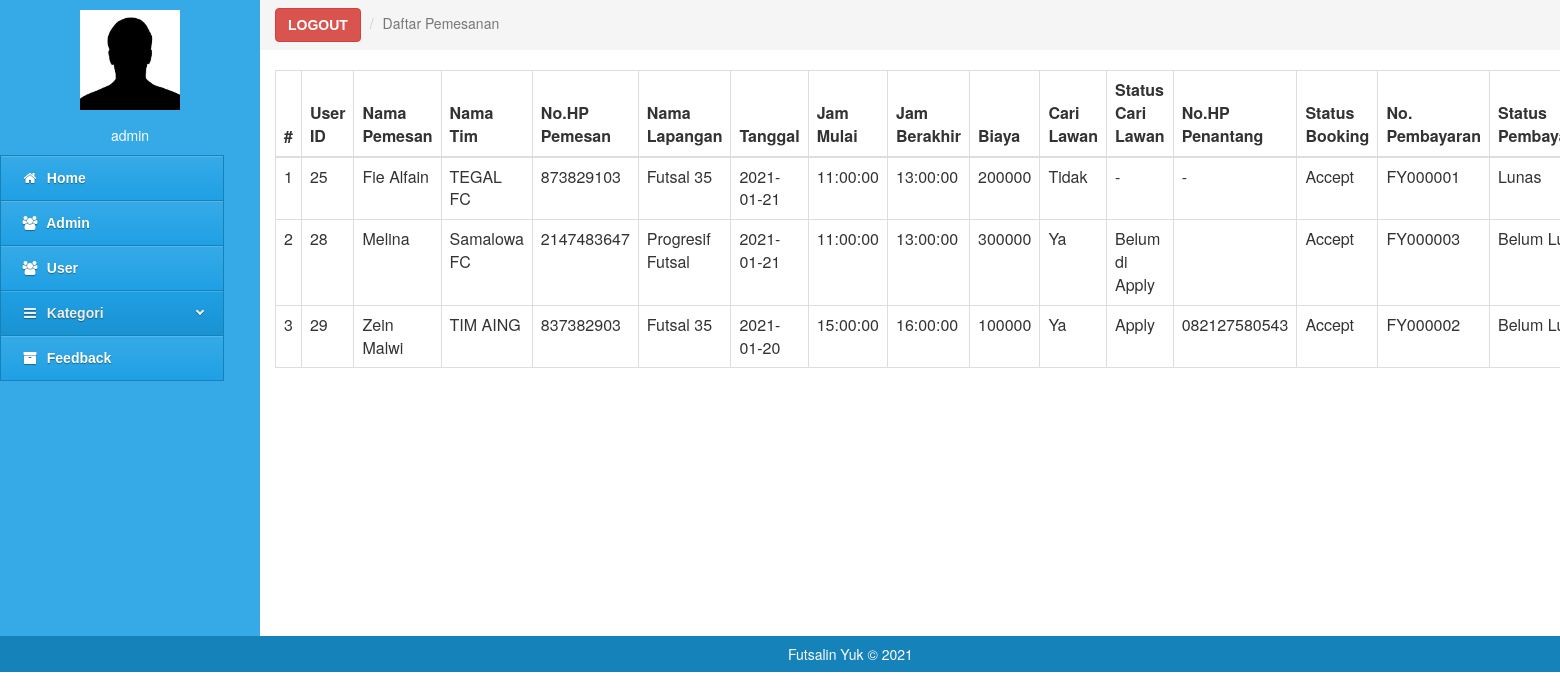
Page /admin-tool/daftarpemesanan.php (signed in) on the committed database.
### tables this page shows
CREATE TABLE `orders` (
  `id` int(11) NOT NULL,
  `user_id` int(100) NOT NULL,
  `nama_pemesan` varchar(255) DEFAULT NULL,
  `nama_tim` varchar(250) DEFAULT NULL,
  `no_pemesan` varchar(200) DEFAULT NULL,
  `nama_lapangan` varchar(255) DEFAULT NULL,
  `alamat_lapangan` text DEFAULT NULL,
  `tanggal` date DEFAULT NULL,
  `jam_mulai` time DEFAULT NULL,
  `jam_berakhir` time DEFAULT NULL,
  `carilawan` varchar(200) DEFAULT NULL,
  `biaya` int(11) DEFAULT NULL,
  `status` varchar(100) NOT NULL,
  `no_penantang` varchar(200) NOT NULL,
  `status_booking` varchar(200) NOT NULL,
  `no_pembayaran` varchar(100) NOT NULL,
  `status_pembayaran` varchar(100) NOT NULL
);

### admin-tool/daftarpemesanan.php (the view, shortened to what this page needs)
<?php
include '../config/connection.php';
$query = mysqli_query($conn, "SELECT * FROM orders");
?>
<!doctype>
<html lang='ind'>
<head>
   <link rel="stylesheet" href="../assets/css/styles-menu-admin.css">
   <link rel="stylesheet" href="../assets/css/bootstrap.min.css">
   <link rel="stylesheet" href="../assets/css/font-awesome.min.css">
</head>
<body>
   <div class="col-md-2 colmenu" style="padding:0;">
      <div class="col-md-12" style="padding:10px;"><center><img src="../assets/img/profil.jpg" alt="" height="100px" width="100px"></center></div>
      <div class="col-md-12" style="padding:5px;padding-bottom:10px;color:#fff;"><center><?= $_SESSION["nama"] ?></center></div>
      <div id='cssmenu'>
<ul>
   <li><a href='home.php'><i class="fa fa-home fa-fw"></i>&nbsp; Home</a></li>
   <li><a href='admin.php'><i class="fa fa-users fa-fw"></i>&nbsp; Admin</a></li>
   <li><a href='user.php'><i class="fa fa-users fa-fw"></i>&nbsp; User</a></li>
   <li class='active has-sub'><a href='#'><i class="fa fa-bars fa-fw"></i>&nbsp; Kategori</a>
   </li>
   <li><a href='daftar_feedback.php'><i class="fa fa-archive fa-fw"></i>&nbsp; Feedback</a></li>
</div>
   </div>
    <div class="col-md-10" style="padding:0px;">
      <ol class="breadcrumb" style="margin:0;border-radius:0;  width:39cm;">
      <li> <a class="btn btn-danger my-2 my-sm-0 text-light"  style="font-family: Arial; font-weight: bold;"   href="../Login/logout.php">LOGOUT</a> </li>
          <li class="active">Daftar Pemesanan</li>
      </ol>
   </div>
   <div class="col-md-10" style="margin-top: 0px;">
					<br>
					<table class="table table-bordered mt-3">
						<thead class="thead-dark">
							<tr>
								<th width="5%">#</th>
                        <th>User ID</th>
								<th>Nama Pemesan</th>
								<th>Nama Tim</th>
                                <th>No.HP Pemesan</th>
                                <th>Nama Lapangan</th>
                                <th>Tanggal</th>
                                <th>Jam Mulai</th>
                                <th>Jam Berakhir</th>
                                <th>Biaya</th>
                                <th>Cari Lawan</th>
                                <th>Status Cari Lawan</th>
                                <th>No.HP Penantang</th>
                                <th>Status Booking</th>
                                <th>No. Pembayaran</th>
                                <th>Status Pembayaran</th>
							</tr>
						</thead>
						<tbody>
							<?php $no = 0 ?>
							<?php while($data = mysqli_fetch_array($query)){ ?>
								<tr>
									<td><?php echo $no + 1; ?></td>
                           <td><?php echo $data['user_id'] ?></td>
									<td><?php echo $data['nama_pemesan'] ?></td>
									<td><?php echo $data['nama_tim'] ?></td>
                                    <td><?php echo $data['no_pemesan'] ?></td>
                                    <td><?php echo $data['nama_lapangan'] ?></td>
                                    <td><?php echo $data['tanggal'] ?></td>
                                    <td><?php echo $data['jam_mulai'] ?></td>
                                    <td><?php echo $data['jam_berakhir'] ?></td>
                                    <td><?php echo $data['biaya'] ?></td>
                                    <td><?php echo $data['carilawan'] ?></td>
                                    <td><?php echo $data['status'] ?></td>
                                    <td><?php echo $data['no_penantang'] ?></td>
                                    <td><?php echo $data['status_booking'] ?></td>
                                    <td><?php echo $data['no_pembayaran'] ?></td>
                                    <td><?php echo $data['status_pembayaran'] ?></td>
									<?php $no++; ?>
								</tr>
							<?php } ?>
						</tbody>
					</table>
			</div>
   <div class="col-md-12" style="background:#1682ba;padding:8px;color:#fff; width:45cm;"><center>Futsalin Yuk</a> &copy 2021</center></div>
</body>
<html>

### assets/css/styles-menu-admin.css (style rules this page uses)
#cssmenu, #cssmenu ul, #cssmenu ul li, #cssmenu ul li a { margin: 0; padding: 0; border: 0; list-style: none; line-height: 1; display: block; position: relative; -webkit-box-sizing: border-box; -moz-box-sizing: border-box; box-sizing: border-box; }
#cssmenu { width: 224px; font-family: Helvetica, Arial, sans-serif; color: #ffffff; float: left; }
#cssmenu > ul > li > a { padding: 15px 20px; border-left: 1px solid #1682ba; border-right: 1px solid #1682ba; border-top: 1px solid #1682ba; cursor: pointer; z-index: 2; font-size: 14px; font-weight: bold; text-decoration: none; color: #ffffff; text-shadow: 0 1px 1px rgba(0, 0, 0, 0.35); background: #36aae7; background: -webkit-linear-gradient(#36aae7, #1fa0e4); background: -moz-linear-gradient(#36aae7, #1fa0e4); background: -o-linear-gradient(#36aae7, #1fa0e4); background: -ms-linear-gradient(#36aae7, #1fa0e4); background: linear-gradient(#36aae7, #1fa0e4); box-shadow: inset 0 1px 0 rgba(255, 255, 255, 0.15); }
#cssmenu > ul > li > a:hover, #cssmenu > ul > li.active > a, #cssmenu > ul > li.open > a { color: #eeeeee; background: #1fa0e4; background: -webkit-linear-gradient(#1fa0e4, #1992d1); background: -moz-linear-gradient(#1fa0e4, #1992d1); background: -o-linear-gradient(#1fa0e4, #1992d1); background: -ms-linear-gradient(#1fa0e4, #1992d1); background: linear-gradient(#1fa0e4, #1992d1); }
#cssmenu > ul > li:last-child > a, #cssmenu > ul > li.last > a { border-bottom: 1px solid #1682ba; }
.colmenu { background:#36aae7;padding:0; height:636px; }

### rows in the picture
orders: user "25", nama_pemesan "Fie Alfain", nama_tim "TEGAL FC", no_pemesan "873829103", nama_lapangan "Futsal 35", tanggal "2021-01-21", jam_mulai "11:00:00", jam_berakhir "13:00:00", biaya "200000", carilawan "Tidak", status "-", no_penantang "-", status_booking "Accept", no_pembayaran "FY000001", status_pembayaran "Lunas"
orders: user "28", nama_pemesan "Melina", nama_tim "Samalowa FC", no_pemesan "2147483647", nama_lapangan "Progresif Futsal", tanggal "2021-01-21", jam_mulai "11:00:00", jam_berakhir "13:00:00", biaya "300000", carilawan "Ya", status "Belum di Apply", status_booking "Accept", no_pembayaran "FY000003", status_pembayaran "Belum…"
orders: user "29", nama_pemesan "Zein Malwi", nama_tim "TIM AING", no_pemesan "837382903", nama_lapangan "Futsal 35", tanggal "2021-01-20", jam_mulai "15:00:00", jam_berakhir "16:00:00", biaya "100000", carilawan "Ya", status "Apply", no_penantang "082127580543", status_booking "Accept", no_pembayaran "FY000002", status_pembayaran "Belum…"

### other values in the picture
$_SESSION["nama"] "admin"
